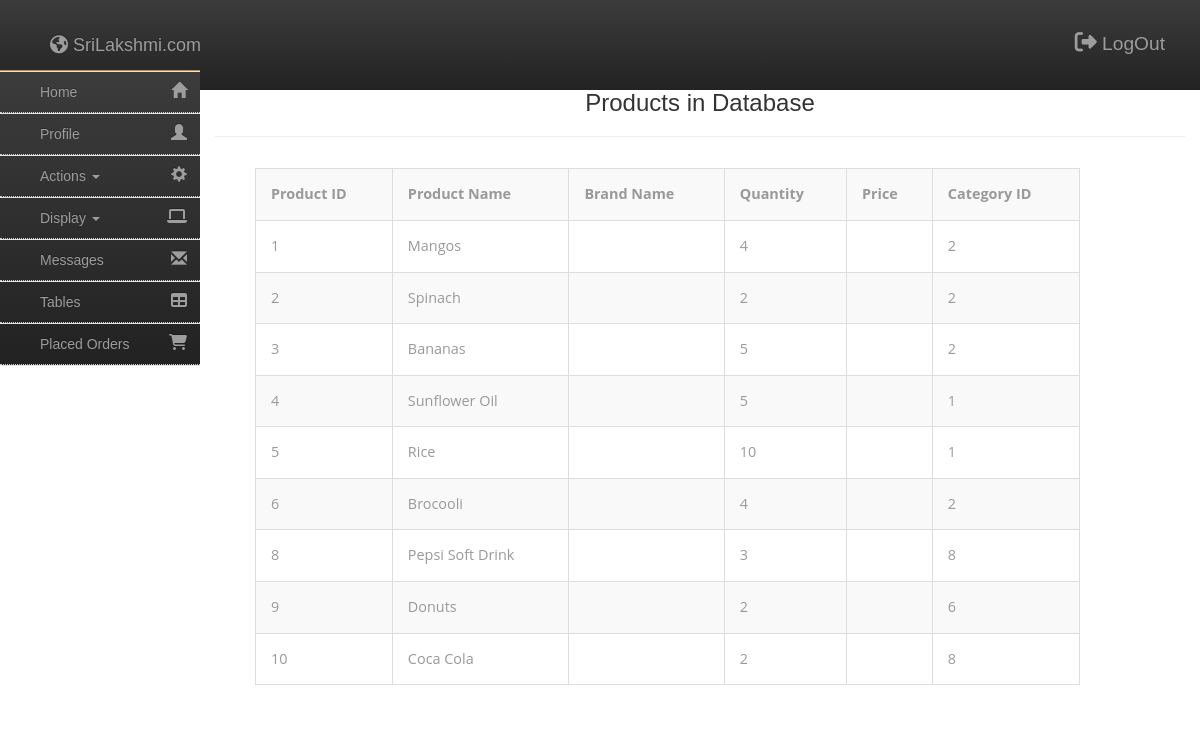
Screenshot of /Admin/Products.php (signed in) with the database file from the repository.
### tables this page shows
CREATE TABLE `product` (
  `productID` int(11) NOT NULL,
  `ProductName` varchar(100) NOT NULL,
  `Description` varchar(100) NOT NULL,
  `Price` int(100) NOT NULL,
  `CategoryID` int(100) NOT NULL,
  `BrandName` varchar(100) DEFAULT NULL,
  `Quantity` int(100) NOT NULL DEFAULT 0,
  `Image` blob NOT NULL,
  `offerid` int(100) DEFAULT NULL
);

### Admin/Products.php (the view, shortened to what this page needs)
<!DOCTYPE html>
<html>
<head>
</head>
<body>
	<?php
		if($_SESSION['login_admin'] != '')
		{
	?>
	<?php include_once "header.php" ?>
	<?php include_once "navigation.php" ?>
		<div class="text-center col-md-10">
			<h3>Products in Database
			</h3>
			<hr/>
		</div>
		<div class="row main">
			<div class="col-md-2"></div>
			<div class="col-md-9">
				<?php
					include_once('../Includes/Connection.php');
					$sql = "select * from product";
					$result = mysqli_query($con, $sql);
					$count = mysqli_num_rows($result);
					if($count == 0)
						echo "<h4 class='text-warning'>No Product Added to List</h4>";
					else {
						echo "<table class='table table-striped table-bordered table-hover'><tr><th>Product ID<th>Product Name<th>Brand Name<th>Quantity<th>Price<th>Category ID</tr>";
						while($row = mysqli_fetch_array($result))
							echo "<tr><td>".$row[0]."<td>".$row[1]."<td>".$row[2]."<td>".$row[3]."<td>".$row[5]."<td>".$row[4]."</td>";
					}
				?>
			</div>
		</div>
	<?php } else { ?>
	<p style="text-align: center; margin-top: 100px;">
		<i style="font-size: 2em;" class="fa fa-exclamation-triangle"><font>Something Went Wrong.! Try Again.</font></i>
	</p>
	<?php header('Refresh:1, url=Index.php'); } ?>
</body>
</html>

### Admin/NavBarStyle.css (style rules this page uses)
body,html { height: 100%; }
nav.sidebar, .main { -webkit-transition: margin 200ms ease-out; -moz-transition: margin 200ms ease-out; -o-transition: margin 200ms ease-out; transition: margin 200ms ease-out; }
.main { padding: 10px 10px 0 10px; }
@media (min-width: 768px) { .main { position: absolute; width: calc(100% - 40px); margin-left: 40px; float: right; } }

### Admin/Products.php (style rules this page uses)
body { overflow-x: hidden; }

### Admin/Header.php (style rules this page uses)
body { background-color: #fff; }

### rows the page displays
product: productID "1", ProductName "Mangos", Price "4", CategoryID "2"
product: productID "2", ProductName "Spinach", Price "2", CategoryID "2"
product: productID "3", ProductName "Bananas", Price "5", CategoryID "2"
product: productID "4", ProductName "Sunflower Oil", Price "5", CategoryID "1"
product: productID "5", ProductName "Rice", Price "10", CategoryID "1"
product: productID "6", ProductName "Brocooli", Price "4", CategoryID "2"
product: productID "8", ProductName "Pepsi Soft Drink", Price "3", CategoryID "8"
product: productID "9", ProductName "Donuts", Price "2", CategoryID "6"
product: productID "10", ProductName "Coca Cola", Price "2", CategoryID "8"
